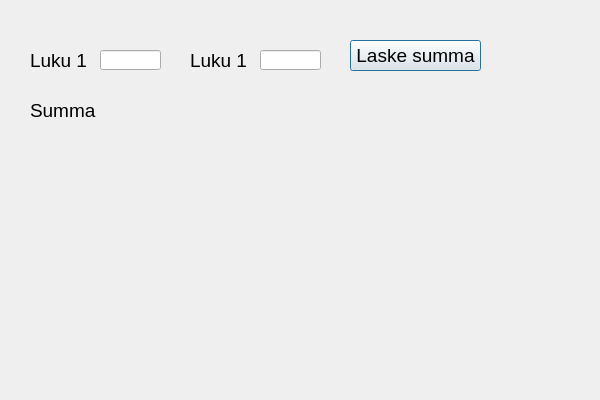
<?xml version="1.0" encoding="UTF-8"?>
<ui version="4.0">
 <class>Calculator</class>
 <widget class="QDialog" name="Calculator">
  <property name="geometry">
   <rect>
    <x>0</x>
    <y>0</y>
    <width>600</width>
    <height>400</height>
   </rect>
  </property>
  <property name="windowTitle">
   <string>Dialog</string>
  </property>
  <widget class="QLabel" name="label">
   <property name="geometry">
    <rect>
     <x>30</x>
     <y>50</y>
     <width>61</width>
     <height>21</height>
    </rect>
   </property>
   <property name="font">
    <font>
     <pointsize>14</pointsize>
    </font>
   </property>
   <property name="text">
    <string>Luku 1</string>
   </property>
  </widget>
  <widget class="QLineEdit" name="txtNum1">
   <property name="geometry">
    <rect>
     <x>100</x>
     <y>50</y>
     <width>61</width>
     <height>20</height>
    </rect>
   </property>
   <property name="font">
    <font>
     <pointsize>14</pointsize>
    </font>
   </property>
  </widget>
  <widget class="QLabel" name="label_2">
   <property name="geometry">
    <rect>
     <x>190</x>
     <y>50</y>
     <width>61</width>
     <height>21</height>
    </rect>
   </property>
   <property name="font">
    <font>
     <pointsize>14</pointsize>
    </font>
   </property>
   <property name="text">
    <string>Luku 1</string>
   </property>
  </widget>
  <widget class="QLineEdit" name="txtNum2">
   <property name="geometry">
    <rect>
     <x>260</x>
     <y>50</y>
     <width>61</width>
     <height>20</height>
    </rect>
   </property>
   <property name="font">
    <font>
     <pointsize>14</pointsize>
    </font>
   </property>
  </widget>
  <widget class="QPushButton" name="btnSum">
   <property name="geometry">
    <rect>
     <x>350</x>
     <y>40</y>
     <width>131</width>
     <height>31</height>
    </rect>
   </property>
   <property name="font">
    <font>
     <pointsize>14</pointsize>
    </font>
   </property>
   <property name="text">
    <string>Laske summa</string>
   </property>
  </widget>
  <widget class="QLabel" name="labelUsername">
   <property name="geometry">
    <rect>
     <x>30</x>
     <y>10</y>
     <width>101</width>
     <height>21</height>
    </rect>
   </property>
   <property name="font">
    <font>
     <pointsize>14</pointsize>
     <underline>true</underline>
    </font>
   </property>
   <property name="text">
    <string/>
   </property>
  </widget>
  <widget class="QLabel" name="labelResult">
   <property name="geometry">
    <rect>
     <x>30</x>
     <y>100</y>
     <width>71</width>
     <height>21</height>
    </rect>
   </property>
   <property name="font">
    <font>
     <pointsize>14</pointsize>
    </font>
   </property>
   <property name="text">
    <string>Summa</string>
   </property>
  </widget>
 </widget>
 <resources/>
 <connections/>
</ui>
